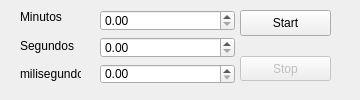
<?xml version="1.0" encoding="UTF-8"?>
<ui version="4.0">
    <class>MainWindow</class>
    <widget class="QMainWindow" name="MainWindow">
        <property name="geometry">
            <rect>
                <x>0</x>
                <y>0</y>
                <width>360</width>
                <height>100</height>
            </rect>
        </property>
        <property name="sizePolicy">
            <sizepolicy hsizetype="Expanding" vsizetype="Expanding">
                <horstretch>0</horstretch>
                <verstretch>0</verstretch>
            </sizepolicy>
        </property>
        <property name="windowTitle">
            <string>AutoClicker-Pogi</string>
        </property>
        <widget class="QWidget" name="centralwidget">
            <property name="sizePolicy">
                <sizepolicy hsizetype="Fixed" vsizetype="Expanding">
                    <horstretch>0</horstretch>
                    <verstretch>0</verstretch>
                </sizepolicy>
            </property>
            <property name="layoutDirection">
                <enum>Qt::LeftToRight</enum>
            </property>
            <property name="autoFillBackground">
                <bool>false</bool>
            </property>
            <widget class="QWidget" name="layoutWidget">
                <property name="geometry">
                    <rect>
                        <x>20</x>
                        <y>10</y>
                        <width>71</width>
                        <height>71</height>
                    </rect>
                </property>
                <layout class="QVBoxLayout" name="verticalLayout_3">
                    <property name="rightMargin">
                        <number>10</number>
                    </property>
                    <item>
                        <widget class="QLabel" name="label">
                            <property name="sizePolicy">
                                <sizepolicy hsizetype="Expanding" vsizetype="Fixed">
                                    <horstretch>1</horstretch>
                                    <verstretch>1</verstretch>
                                </sizepolicy>
                            </property>
                            <property name="layoutDirection">
                                <enum>Qt::LeftToRight</enum>
                            </property>
                            <property name="text">
                                <string>Minutos</string>
                            </property>
                            <property name="textFormat">
                                <enum>Qt::AutoText</enum>
                            </property>
                            <property name="alignment">
                                <set>Qt::AlignLeading|Qt::AlignLeft|Qt::AlignVCenter</set>
                            </property>
                        </widget>
                    </item>
                    <item>
                        <widget class="QLabel" name="label_2">
                            <property name="enabled">
                                <bool>true</bool>
                            </property>
                            <property name="sizePolicy">
                                <sizepolicy hsizetype="Preferred" vsizetype="Preferred">
                                    <horstretch>1</horstretch>
                                    <verstretch>1</verstretch>
                                </sizepolicy>
                            </property>
                            <property name="layoutDirection">
                                <enum>Qt::LeftToRight</enum>
                            </property>
                            <property name="text">
                                <string>Segundos</string>
                            </property>
                            <property name="textFormat">
                                <enum>Qt::AutoText</enum>
                            </property>
                            <property name="alignment">
                                <set>Qt::AlignLeading|Qt::AlignLeft|Qt::AlignVCenter</set>
                            </property>
                        </widget>
                    </item>
                    <item>
                        <widget class="QLabel" name="label_3">
                            <property name="enabled">
                                <bool>true</bool>
                            </property>
                            <property name="sizePolicy">
                                <sizepolicy hsizetype="Expanding" vsizetype="Fixed">
                                    <horstretch>1</horstretch>
                                    <verstretch>1</verstretch>
                                </sizepolicy>
                            </property>
                            <property name="layoutDirection">
                                <enum>Qt::LeftToRight</enum>
                            </property>
                            <property name="text">
                                <string>milisegundos</string>
                            </property>
                            <property name="textFormat">
                                <enum>Qt::AutoText</enum>
                            </property>
                            <property name="alignment">
                                <set>Qt::AlignLeading|Qt::AlignLeft|Qt::AlignVCenter</set>
                            </property>
                        </widget>
                    </item>
                </layout>
            </widget>
            <widget class="QWidget" name="layoutWidget">
                <property name="geometry">
                    <rect>
                        <x>100</x>
                        <y>10</y>
                        <width>135</width>
                        <height>74</height>
                    </rect>
                </property>
                <layout class="QVBoxLayout" name="verticalLayout">
                    <item>
                        <widget class="QDoubleSpinBox" name="lineEdit_min">
                            <property name="sizePolicy">
                                <sizepolicy hsizetype="Preferred" vsizetype="Fixed">
                                    <horstretch>0</horstretch>
                                    <verstretch>0</verstretch>
                                </sizepolicy>
                            </property>
                            <property name="maximumSize">
                                <size>
                                    <width>150</width>
                                    <height>300</height>
                                </size>
                            </property>
                            <property name="statusTip">
                                <string/>
                            </property>
                            <property name="autoFillBackground">
                                <bool>false</bool>
                            </property>
                        </widget>
                    </item>
                    <item>
                        <widget class="QDoubleSpinBox" name="lineEdit_sec">
                            <property name="sizePolicy">
                                <sizepolicy hsizetype="Preferred" vsizetype="Fixed">
                                    <horstretch>0</horstretch>
                                    <verstretch>0</verstretch>
                                </sizepolicy>
                            </property>
                            <property name="maximumSize">
                                <size>
                                    <width>150</width>
                                    <height>300</height>
                                </size>
                            </property>
                            <property name="statusTip">
                                <string/>
                            </property>
                            <property name="autoFillBackground">
                                <bool>false</bool>
                            </property>
                        </widget>
                    </item>
                    <item>
                        <widget class="QDoubleSpinBox" name="lineEdit_msec">
                            <property name="sizePolicy">
                                <sizepolicy hsizetype="Preferred" vsizetype="Fixed">
                                    <horstretch>0</horstretch>
                                    <verstretch>0</verstretch>
                                </sizepolicy>
                            </property>
                            <property name="maximumSize">
                                <size>
                                    <width>150</width>
                                    <height>300</height>
                                </size>
                            </property>
                            <property name="statusTip">
                                <string/>
                            </property>
                            <property name="autoFillBackground">
                                <bool>false</bool>
                            </property>
                        </widget>
                    </item>
                </layout>
            </widget>
            <widget class="QWidget" name="layoutWidget">
                <property name="geometry">
                    <rect>
                        <x>240</x>
                        <y>10</y>
                        <width>91</width>
                        <height>71</height>
                    </rect>
                </property>
                <layout class="QVBoxLayout" name="verticalLayout_2">
                    <property name="spacing">
                        <number>20</number>
                    </property>
                    <item>
                        <widget class="QPushButton" name="Start_Button">
                            <property name="sizePolicy">
                                <sizepolicy hsizetype="Preferred" vsizetype="Preferred">
                                    <horstretch>0</horstretch>
                                    <verstretch>0</verstretch>
                                </sizepolicy>
                            </property>
                            <property name="minimumSize">
                                <size>
                                    <width>80</width>
                                    <height>20</height>
                                </size>
                            </property>
                            <property name="maximumSize">
                                <size>
                                    <width>3500</width>
                                    <height>1500</height>
                                </size>
                            </property>
                            <property name="styleSheet">
                                <string notr="true"/>
                            </property>
                            <property name="text">
                                <string>Start</string>
                            </property>
                        </widget>
                    </item>
                    <item>
                        <widget class="QPushButton" name="Stop_Button">
                            <property name="enabled">
                                <bool>false</bool>
                            </property>
                            <property name="sizePolicy">
                                <sizepolicy hsizetype="Preferred" vsizetype="Preferred">
                                    <horstretch>0</horstretch>
                                    <verstretch>0</verstretch>
                                </sizepolicy>
                            </property>
                            <property name="minimumSize">
                                <size>
                                    <width>80</width>
                                    <height>20</height>
                                </size>
                            </property>
                            <property name="maximumSize">
                                <size>
                                    <width>3500</width>
                                    <height>1500</height>
                                </size>
                            </property>
                            <property name="styleSheet">
                                <string notr="true"/>
                            </property>
                            <property name="text">
                                <string>Stop</string>
                            </property>
                        </widget>
                    </item>
                </layout>
            </widget>
        </widget>
        <action name="actionInicio">
            <property name="text">
                <string>Inicio</string>
            </property>
        </action>
        <action name="actionInicio_2">
            <property name="text">
                <string>Inicio</string>
            </property>
        </action>
    </widget>
    <resources/>
    <connections/>
</ui>
